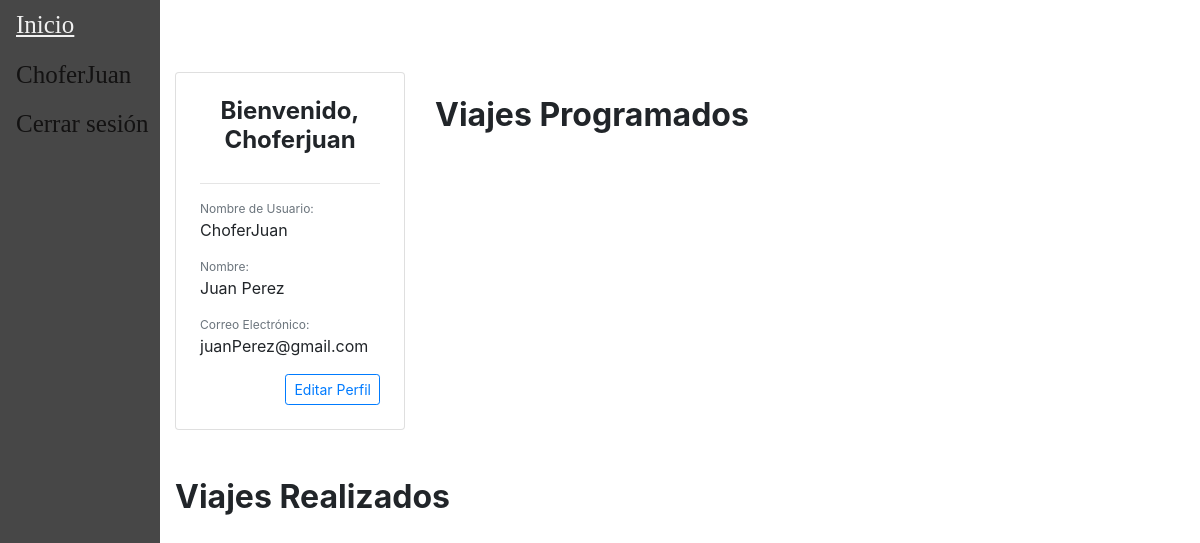
Before: /accounts/perfil/ (signed in) with the older database file.
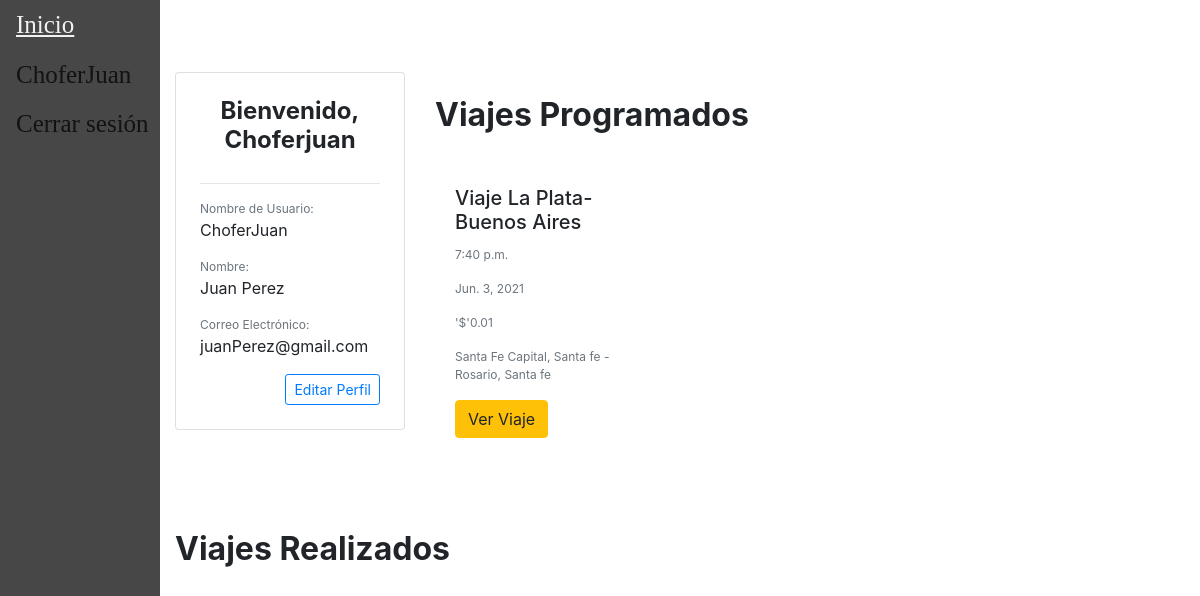
After: the same page with the newer database file.
### main/models.py (models this page shows, shortened)
class Viaje(models.Model):
    descripcion = models.CharField(max_length=100)
    fecha = models.DateField(validators=[MinValueValidator(datetime.date.today()+datetime.timedelta(hours=24))])
    hora = models.TimeField(default=None)
    ruta =  models.ForeignKey(Ruta, default=None, on_delete=models.CASCADE)
    chofer = models.ForeignKey(Chofer, default=None, on_delete=models.CASCADE)
    combi =  models.ForeignKey(Combi, default=None, on_delete=models.CASCADE)
    precio = models.DecimalField(default=None, max_digits=10, decimal_places=2, validators=[MinValueValidator(0)])
    insumo = models.ManyToManyField(Insumo,blank=True)
    pasajeros = models.ManyToManyField(Pasajero, blank=True)
    comentarios = models.ManyToManyField(Comentario, blank=True)
    class Meta:
        unique_together = ('chofer', 'fecha','hora', 'ruta',)

class Ruta(models.Model):
    origen = models.ForeignKey(Lugar, default=None, on_delete=models.CASCADE, related_name='origen')
    destino = models.ForeignKey(Lugar, default=None, on_delete=models.CASCADE, related_name='destino')
    class Meta:
        unique_together = ('origen', 'destino')
    def __str__(self):
        return str(self.origen)+" - "+str(self.destino)

class Lugar(models.Model):
    localidad = models.CharField(max_length=150)
    provincia = models.CharField(max_length=100)
    class Meta:
        unique_together = ('localidad', 'provincia',)
    def __str__(self):
        return (self.localidad+", "+self.provincia)

### users/views.py (the view)
# urls.py: path('accounts/perfil/', regviews.perfil, name="perfil"),
def perfil(response):
	user_form = CustomUserEditForm(instance=response.user)
	viajes_pendientes = Viaje.objects.filter(pasajeros__usuario=response.user).filter(pasajeros__estado='reservado')
	viajes_finalizados = Viaje.objects.filter(pasajeros__usuario=response.user).filter(pasajeros__estado='finalizado')
	return render(response,'users/perfil.html',{'user': response.user,
		'user_form': user_form, 'viajes_finalizados': viajes_finalizados, 'viajes_pendientes': viajes_pendientes,
	})

### users/templates/users/perfil.html (shortened to what this page needs)
{% extends "main/base.html" %}
{% block content %}
{% load crispy_forms_tags %}
<br />
<br />
<div class="container mx-auto">
    <div class="row">
    	<div class="col-sm-12 col-md-12 col-lg-3 pb-4">
	    	<div class="card p-4">
		    	<h4 class="card-title font-weight-bold text-center">Bienvenido, {{ user.username|title }}</h4>
		      	<hr />
		    	<div class="card-text">
		    		<p class="text-muted mb-0" style="font-size: 12px">Nombre de Usuario:</p>
		    		<p>{{ user.username }}</p>
		    		<p class="text-muted mb-0" style="font-size: 12px">Nombre:</p>
			  		<p>{{ user.first_name }} {{ user.last_name }}</p>
			  		<p class="text-muted mb-0" style="font-size: 12px">Correo Electrónico:</p>
			  		<p>{{ user.email }}</p>
					<div class="text-right">
						<button type="button" class="btn btn-outline-primary btn-sm" data-toggle="modal" data-target="#perfilModal">Editar Perfil</button>
					</div>
		        </div>
	    	</div>
	  	</div>
	    <div class="col-sm-12 col-md-12 col-lg-9 pb-4">
	    	<div class="row">
	    		<div class="col-6 my-auto">
	    			<h2 class="font-weight-bold pt-4">Viajes Programados</h2>
	    		</div>
	    	</div>
	      	<br>
	      	<div class="row">
		      	{% for v in viajes_pendientes.all %}
			    	<div class="col-sm-12 col-md-6 col-lg-4 pb-4">
		                <div class="h-100">
							<div class="card-body">
		                  		<h5 class="card-title">{{ v.descripcion }}</h5>
		                    	<p class="card-text text-muted" style="font-size:12px">{{ v.hora }}</p>
                          <p class="card-text text-muted" style="font-size:12px">{{ v.fecha }}</p>
                          <p class="card-text text-muted" style="font-size:12px">'$'{{ v.precio }}</p>
                          <p class="card-text text-muted" style="font-size:12px">{{ v.ruta }}</p>
		                    	<a href="{{ p.url }}" class="btn btn-warning">Ver Viaje</a>
		                	</div>
		              	</div>
		            </div>
		    	{% endfor %}
	        </div>
	    </div>
      <div class="col-sm-12 col-md-12 col-lg-9 pb-4">
	    	<div class="row">
	    		<div class="col-6 my-auto">
	    			<h2 class="font-weight-bold pt-4">Viajes Realizados</h2>
	    		</div>
	    	</div>
	      	<br>
	    </div>
	</div>
</div>
{% endblock %}

Changed rows visible on the page:
added Viaje: descripcion "Viaje La Plata-Buenos Aires", hora "7:40 p.m.", fecha "Jun. 3, 2021", precio "0.01", ruta "Santa Fe Capital, Santa fe - Rosario, Santa fe"
